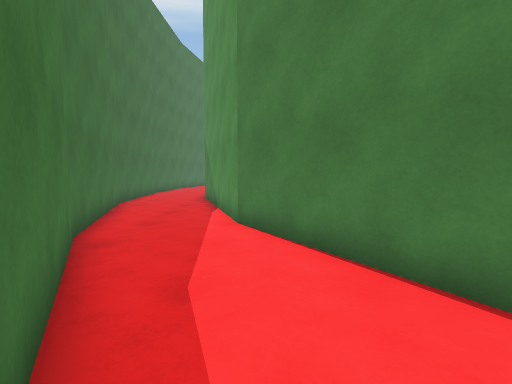
[1] (above)

17 first-person views from a walk through a 3-D level made in the Unity game engine. The camera is 1.3 m above the floor, tilts 4° down and sees 85° across. The floor is counted in squares, 1 m on a side. Each view is taken from the middle of a square. On the plan, view 1 faces up. The plan holds only what a view shows up to about 13 squares ahead; the rest is blank. The place goes on beyond the plan.

[2]
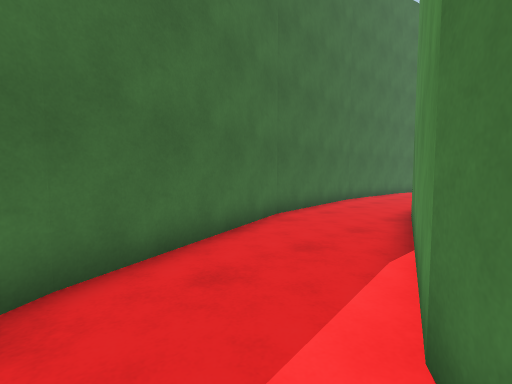

[3]
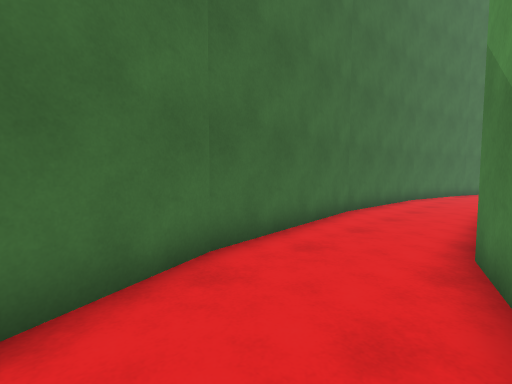

[4]
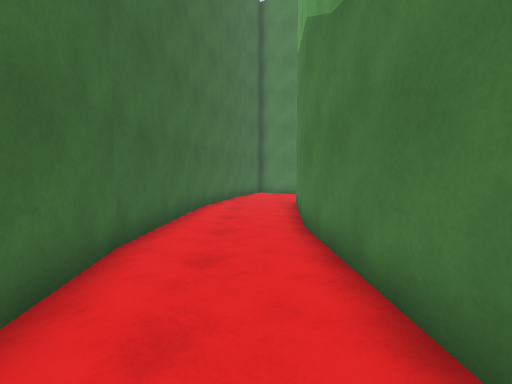

[5]
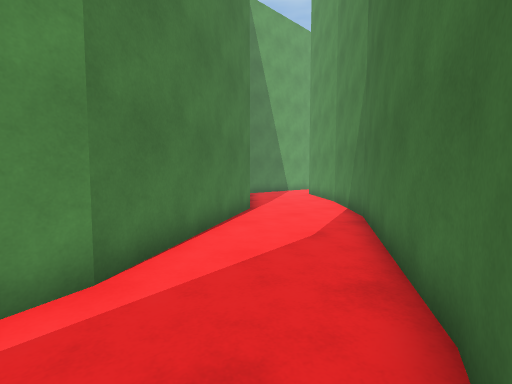

[6]
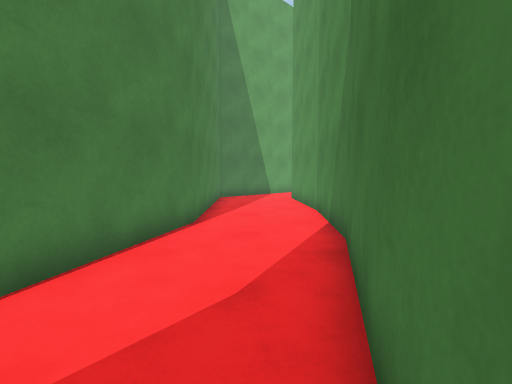

[7]
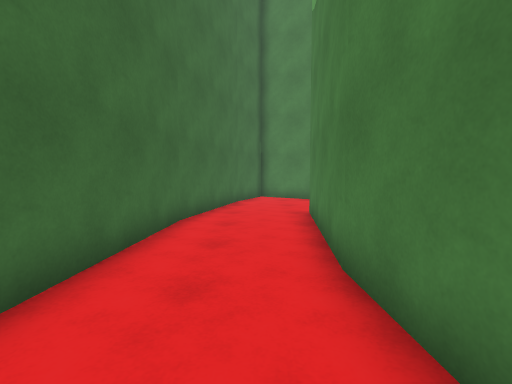

[8]
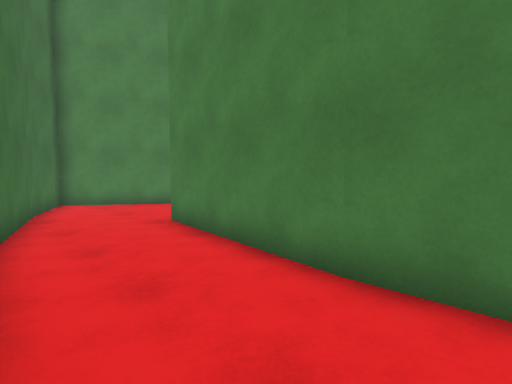

[9]
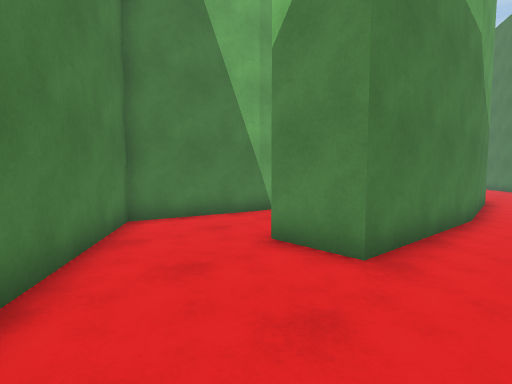

[10]
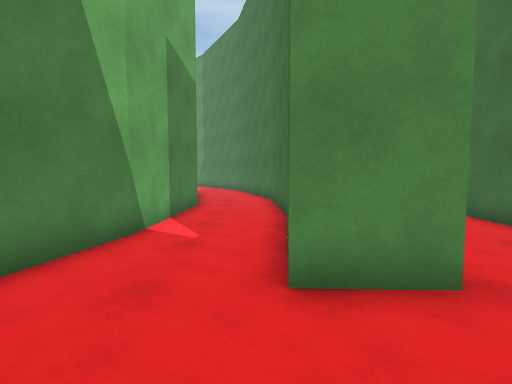

[11]
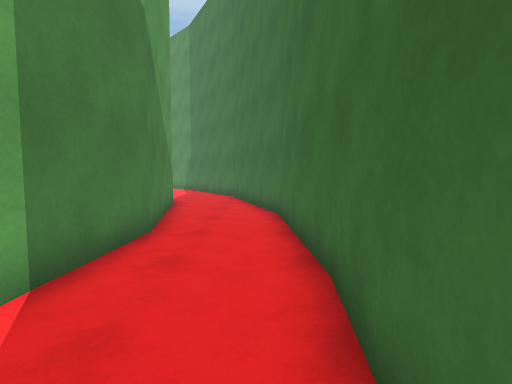

[12]
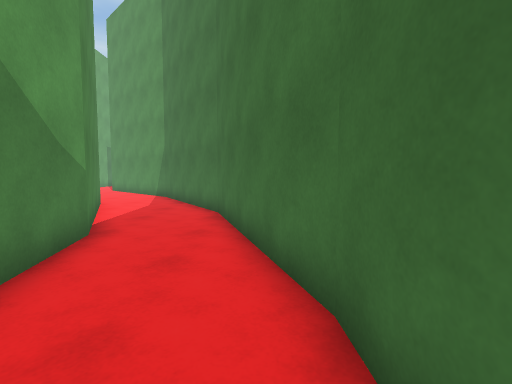

[13]
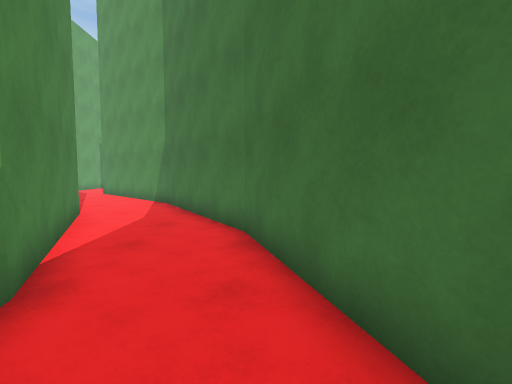

[14]
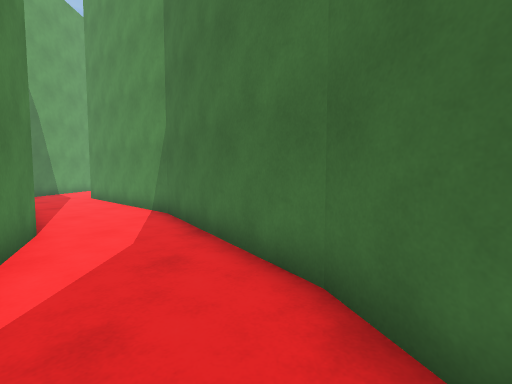

[15]
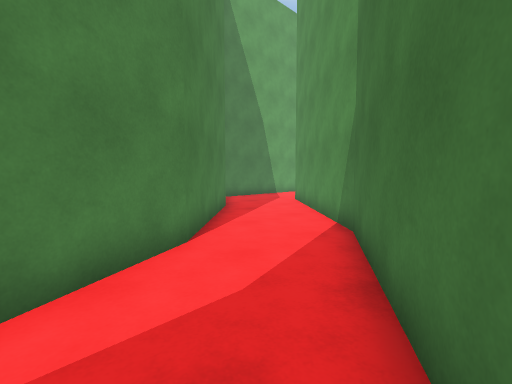

[16]
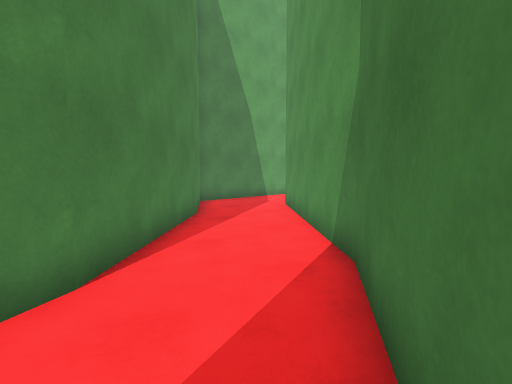

[17]
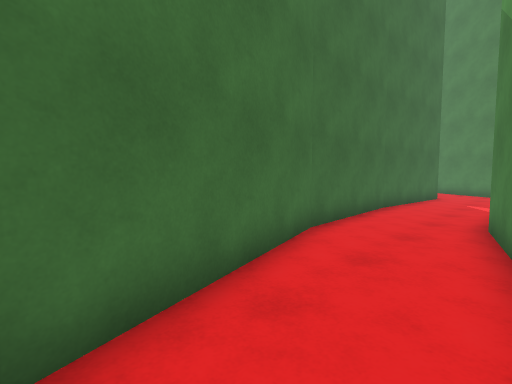

### Floor plan
Points are (right, up) in squares from view 1. A wall is a line through its corners. A room is listed if a view was taken in it or the views show most of it. See-through windows are left out.
Room 1 (views 1, 2, 3, 4, 5, 6, 7, 8)
walls: (-0.4, 7) (-2.6, 14.2) (-2.8, 19.7); (-5.7, 11.7) (-3.6, 5.4); (-3.7, 5.6) (-0.4, -0.1) (2.3, -3.3); (-2.8, 19.6) (-2.3, 25); (3.3, 1) (-0.5, 7.1); (-6.1, 23.6) (-6.4, 17.8) (-5.7, 11.6); (7.3, -2.8) (3.2, 1.1); (-5.3, 26.7) (-6.1, 23.5)
ways out: opening at (-3.5, 26) to room 2
Room 2 (views 9, 10, 11, 12, 13, 14, 15, 16, 17)
walls: (-0.7, 14.6) (1.3, 7.9); (2.3, 16.9) (2.6, 22.3); (3.5, 11.2) (2.3, 17); (1.2, 8) (4.9, 2.1); (-0.9, 19.7) (-0.7, 14.4); (2.6, 22.2) (3.6, 26.2) (-1.4, 29.5); (6.6, 5.3) (3.5, 11.3); (-2.3, 25) (-0.4, 24.9) (-0.9, 19.5); (4.8, 2.2) (10.2, -3); (10.7, 1) (6.5, 5.3); (-4.8, 28.6) (-5.3, 26.7); (-4.4, 29.6) (-4.8, 28.5); (12.3, -0.1) (10.6, 1.1)
ways out: opening at (-3.5, 26) to room 1

Where each view was taken, in squares from view 1:
view 1: 0 up, 0 right, facing up
view 2: 5 up, 0 right, facing up-left
view 3: 9 up, 2 left, facing up-left
view 4: 13 up, 4 left, facing up
view 5: 8 up, 4 left, facing down-right
view 6: 5 up, 3 left, facing down-right
view 7: 16 up, 4 left, facing up
view 8: 18 up, 6 left, facing up-right
view 9: 29 up, 4 left, facing down-right
view 10: 28 up, 0 right, facing down
view 11: 23 up, 0 right, facing down
view 12: 17 up, 0 right, facing down
view 13: 14 up, 1 right, facing down
view 14: 11 up, 2 right, facing down
view 15: 8 up, 2 right, facing down-right
view 16: 6 up, 3 right, facing down-right
view 17: 9 up, 3 right, facing up-left
